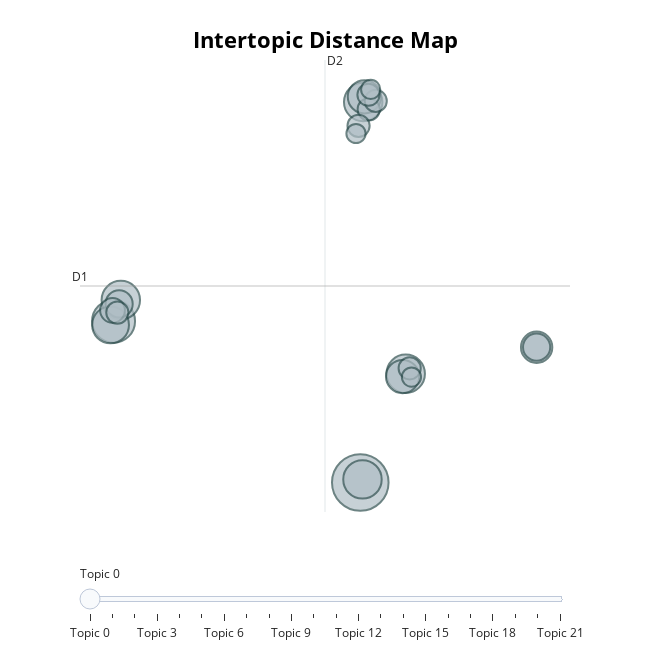

Here is the notebook cell this chart was saved with:
### Code cell
# visualize the topics
topics_fig = topic_model.visualize_topics()
topics_fig.write_html("outputs/topic_overview.html")
topics_fig

### Figure 1 — Plotly figure (JSON) as saved in the notebook; plotly's stock layout.template omitted (floating-point values rounded to 4 significant figures)
{"data": [{"customdata": [[0, "world | new | people | years | american", 26], [1, "states | united | government | public | congress", 15], [2, "world | nations | peace | soviet | economic", 12], [3, "government | states | united | public | congress", 12], [4, "government | states | united | year | law", 12], [5, "america | american | americans | people | tonight", 12], [6, "government | work | public | congress | great", 11], [7, "national | government | federal | congress | public", 9], [8, "states | government | united | constitution | congress", 9], [9, "america | jobs | americans | new | people", 8], [10, "states | congress | government | united | public", 6], [11, "people | children | new | americans | help", 6], [12, "bank | public | states | country | government", 5], [13, "public | government | states | lands | general", 4], [14, "information | provision | public | united | proper", 4], [15, "government | states | united | year | congress", 4], [16, "world | economic | program | federal | nations", 4], [17, "states | government | united | constitution | congress", 4], [18, "united | treaty | states | spain | year", 4], [19, "years | peace | america | new | year", 3], [20, "states | statute | government | united | law", 3], [21, "congress | year | states | june | fiscal", 3]], "hovertemplate": "<b>Topic %{customdata[0]}</b><br>%{customdata[1]}<br>Size: %{customdata[2]}", "legendgroup": "", "marker": {"color": "#B0BEC5", "line": {"color": "DarkSlateGrey", "width": 2}, "size": [26, 15, 12, 12, 12, 12, 11, 9, 9, 8, 6, 6, 5, 4, 4, 4, 4, 4, 4, 3, 3, 3], "sizemode": "area", "sizeref": 0.01625, "symbol": "circle"}, "mode": "markers", "name": "", "orientation": "v", "showlegend": false, "type": "scatter", "x": [3.379, -14.71, 6.71, -14.18, 3.594, 3.54, -14.93, 6.482, 3.682, 16.31, -14.3, 16.31, -14.78, -14.43, 3.998, 4.511, 7.001, 3.98, 3.253, 7.132, 4.143, 3.066], "xaxis": "x", "y": [-10.26, -1.85, -4.592, -0.7487, 9.581, -10.1, -2.044, -4.738, 9.855, -3.206, -0.9489, -3.206, -1.283, -1.403, 9.197, 9.639, -4.308, 9.962, 8.34, -4.765, 10.24, 7.941], "yaxis": "y"}], "layout": {"annotations": [{"showarrow": false, "text": "D1", "x": -17.17, "y": -0.01405, "yshift": 10}, {"showarrow": false, "text": "D2", "x": 0.7928, "xshift": 10, "y": 11.78}], "height": 650, "hoverlabel": {"bgcolor": "white", "font": {"family": "Rockwell", "size": 16}}, "legend": {"itemsizing": "constant", "tracegroupgap": 0}, "margin": {"t": 60}, "shapes": [{"line": {"color": "#CFD8DC", "width": 2}, "type": "line", "x0": 0.7928, "x1": 0.7928, "y0": -11.8, "y1": 11.78}, {"line": {"color": "#9E9E9E", "width": 2}, "type": "line", "x0": -17.17, "x1": 18.76, "y0": -0.01405, "y1": -0.01405}], "sliders": [{"active": 0, "pad": {"t": 50}, "steps": [{"args": [{"marker.color": [["red", "#B0BEC5", "#B0BEC5", "#B0BEC5", "#B0BEC5", "#B0BEC5", "#B0BEC5", "#B0BEC5", "#B0BEC5", "#B0BEC5", "#B0BEC5", "#B0BEC5", "#B0BEC5", "#B0BEC5", "#B0BEC5", "#B0BEC5", "#B0BEC5", "#B0BEC5", "#B0BEC5", "#B0BEC5", "#B0BEC5", "#B0BEC5"]]}], "label": "Topic 0", "method": "update"}, {"args": [{"marker.color": [["#B0BEC5", "red", "#B0BEC5", "#B0BEC5", "#B0BEC5", "#B0BEC5", "#B0BEC5", "#B0BEC5", "#B0BEC5", "#B0BEC5", "#B0BEC5", "#B0BEC5", "#B0BEC5", "#B0BEC5", "#B0BEC5", "#B0BEC5", "#B0BEC5", "#B0BEC5", "#B0BEC5", "#B0BEC5", "#B0BEC5", "#B0BEC5"]]}], "label": "Topic 1", "method": "update"}, {"args": [{"marker.color": [["#B0BEC5", "#B0BEC5", "red", "#B0BEC5", "#B0BEC5", "#B0BEC5", "#B0BEC5", "#B0BEC5", "#B0BEC5", "#B0BEC5", "#B0BEC5", "#B0BEC5", "#B0BEC5", "#B0BEC5", "#B0BEC5", "#B0BEC5", "#B0BEC5", "#B0BEC5", "#B0BEC5", "#B0BEC5", "#B0BEC5", "#B0BEC5"]]}], "label": "Topic 2", "method": "update"}, {"args": [{"marker.color": [["#B0BEC5", "#B0BEC5", "#B0BEC5", "red", "#B0BEC5", "#B0BEC5", "#B0BEC5", "#B0BEC5", "#B0BEC5", "#B0BEC5", "#B0BEC5", "#B0BEC5", "#B0BEC5", "#B0BEC5", "#B0BEC5", "#B0BEC5", "#B0BEC5", "#B0BEC5", "#B0BEC5", "#B0BEC5", "#B0BEC5", "#B0BEC5"]]}], "label": "Topic 3", "method": "update"}, {"args": [{"marker.color": [["#B0BEC5", "#B0BEC5", "#B0BEC5", "#B0BEC5", "red", "#B0BEC5", "#B0BEC5", "#B0BEC5", "#B0BEC5", "#B0BEC5", "#B0BEC5", "#B0BEC5", "#B0BEC5", "#B0BEC5", "#B0BEC5", "#B0BEC5", "#B0BEC5", "#B0BEC5", "#B0BEC5", "#B0BEC5", "#B0BEC5", "#B0BEC5"]]}], "label": "Topic 4", "method": "update"}, {"args": [{"marker.color": [["#B0BEC5", "#B0BEC5", "#B0BEC5", "#B0BEC5", "#B0BEC5", "red", "#B0BEC5", "#B0BEC5", "#B0BEC5", "#B0BEC5", "#B0BEC5", "#B0BEC5", "#B0BEC5", "#B0BEC5", "#B0BEC5", "#B0BEC5", "#B0BEC5", "#B0BEC5", "#B0BEC5", "#B0BEC5", "#B0BEC5", "#B0BEC5"]]}], "label": "Topic 5", "method": "update"}, {"args": [{"marker.color": [["#B0BEC5", "#B0BEC5", "#B0BEC5", "#B0BEC5", "#B0BEC5", "#B0BEC5", "red", "#B0BEC5", "#B0BEC5", "#B0BEC5", "#B0BEC5", "#B0BEC5", "#B0BEC5", "#B0BEC5", "#B0BEC5", "#B0BEC5", "#B0BEC5", "#B0BEC5", "#B0BEC5", "#B0BEC5", "#B0BEC5", "#B0BEC5"]]}], "label": "Topic 6", "method": "update"}, {"args": [{"marker.color": [["#B0BEC5", "#B0BEC5", "#B0BEC5", "#B0BEC5", "#B0BEC5", "#B0BEC5", "#B0BEC5", "red", "#B0BEC5", "#B0BEC5", "#B0BEC5", "#B0BEC5", "#B0BEC5", "#B0BEC5", "#B0BEC5", "#B0BEC5", "#B0BEC5", "#B0BEC5", "#B0BEC5", "#B0BEC5", "#B0BEC5", "#B0BEC5"]]}], "label": "Topic 7", "method": "update"}, {"args": [{"marker.color": [["#B0BEC5", "#B0BEC5", "#B0BEC5", "#B0BEC5", "#B0BEC5", "#B0BEC5", "#B0BEC5", "#B0BEC5", "red", "#B0BEC5", "#B0BEC5", "#B0BEC5", "#B0BEC5", "#B0BEC5", "#B0BEC5", "#B0BEC5", "#B0BEC5", "#B0BEC5", "#B0BEC5", "#B0BEC5", "#B0BEC5", "#B0BEC5"]]}], "label": "Topic 8", "method": "update"}, {"args": [{"marker.color": [["#B0BEC5", "#B0BEC5", "#B0BEC5", "#B0BEC5", "#B0BEC5", "#B0BEC5", "#B0BEC5", "#B0BEC5", "#B0BEC5", "red", "#B0BEC5", "#B0BEC5", "#B0BEC5", "#B0BEC5", "#B0BEC5", "#B0BEC5", "#B0BEC5", "#B0BEC5", "#B0BEC5", "#B0BEC5", "#B0BEC5", "#B0BEC5"]]}], "label": "Topic 9", "method": "update"}, {"args": [{"marker.color": [["#B0BEC5", "#B0BEC5", "#B0BEC5", "#B0BEC5", "#B0BEC5", "#B0BEC5", "#B0BEC5", "#B0BEC5", "#B0BEC5", "#B0BEC5", "red", "#B0BEC5", "#B0BEC5", "#B0BEC5", "#B0BEC5", "#B0BEC5", "#B0BEC5", "#B0BEC5", "#B0BEC5", "#B0BEC5", "#B0BEC5", "#B0BEC5"]]}], "label": "Topic 10", "method": "update"}, {"args": [{"marker.color": [["#B0BEC5", "#B0BEC5", "#B0BEC5", "#B0BEC5", "#B0BEC5", "#B0BEC5", "#B0BEC5", "#B0BEC5", "#B0BEC5", "#B0BEC5", "#B0BEC5", "red", "#B0BEC5", "#B0BEC5", "#B0BEC5", "#B0BEC5", "#B0BEC5", "#B0BEC5", "#B0BEC5", "#B0BEC5", "#B0BEC5", "#B0BEC5"]]}], "label": "Topic 11", "method": "update"}, {"args": [{"marker.color": [["#B0BEC5", "#B0BEC5", "#B0BEC5", "#B0BEC5", "#B0BEC5", "#B0BEC5", "#B0BEC5", "#B0BEC5", "#B0BEC5", "#B0BEC5", "#B0BEC5", "#B0BEC5", "red", "#B0BEC5", "#B0BEC5", "#B0BEC5", "#B0BEC5", "#B0BEC5", "#B0BEC5", "#B0BEC5", "#B0BEC5", "#B0BEC5"]]}], "label": "Topic 12", "method": "update"}, {"args": [{"marker.color": [["#B0BEC5", "#B0BEC5", "#B0BEC5", "#B0BEC5", "#B0BEC5", "#B0BEC5", "#B0BEC5", "#B0BEC5", "#B0BEC5", "#B0BEC5", "#B0BEC5", "#B0BEC5", "#B0BEC5", "red", "#B0BEC5", "#B0BEC5", "#B0BEC5", "#B0BEC5", "#B0BEC5", "#B0BEC5", "#B0BEC5", "#B0BEC5"]]}], "label": "Topic 13", "method": "update"}, {"args": [{"marker.color": [["#B0BEC5", "#B0BEC5", "#B0BEC5", "#B0BEC5", "#B0BEC5", "#B0BEC5", "#B0BEC5", "#B0BEC5", "#B0BEC5", "#B0BEC5", "#B0BEC5", "#B0BEC5", "#B0BEC5", "#B0BEC5", "red", "#B0BEC5", "#B0BEC5", "#B0BEC5", "#B0BEC5", "#B0BEC5", "#B0BEC5", "#B0BEC5"]]}], "label": "Topic 14", "method": "update"}, {"args": [{"marker.color": [["#B0BEC5", "#B0BEC5", "#B0BEC5", "#B0BEC5", "#B0BEC5", "#B0BEC5", "#B0BEC5", "#B0BEC5", "#B0BEC5", "#B0BEC5", "#B0BEC5", "#B0BEC5", "#B0BEC5", "#B0BEC5", "#B0BEC5", "red", "#B0BEC5", "#B0BEC5", "#B0BEC5", "#B0BEC5", "#B0BEC5", "#B0BEC5"]]}], "label": "Topic 15", "method": "update"}, {"args": [{"marker.color": [["#B0BEC5", "#B0BEC5", "#B0BEC5", "#B0BEC5", "#B0BEC5", "#B0BEC5", "#B0BEC5", "#B0BEC5", "#B0BEC5", "#B0BEC5", "#B0BEC5", "#B0BEC5", "#B0BEC5", "#B0BEC5", "#B0BEC5", "#B0BEC5", "red", "#B0BEC5", "#B0BEC5", "#B0BEC5", "#B0BEC5", "#B0BEC5"]]}], "label": "Topic 16", "method": "update"}, {"args": [{"marker.color": [["#B0BEC5", "#B0BEC5", "#B0BEC5", "#B0BEC5", "#B0BEC5", "#B0BEC5", "#B0BEC5", "#B0BEC5", "#B0BEC5", "#B0BEC5", "#B0BEC5", "#B0BEC5", "#B0BEC5", "#B0BEC5", "#B0BEC5", "#B0BEC5", "#B0BEC5", "red", "#B0BEC5", "#B0BEC5", "#B0BEC5", "#B0BEC5"]]}], "label": "Topic 17", "method": "update"}, {"args": [{"marker.color": [["#B0BEC5", "#B0BEC5", "#B0BEC5", "#B0BEC5", "#B0BEC5", "#B0BEC5", "#B0BEC5", "#B0BEC5", "#B0BEC5", "#B0BEC5", "#B0BEC5", "#B0BEC5", "#B0BEC5", "#B0BEC5", "#B0BEC5", "#B0BEC5", "#B0BEC5", "#B0BEC5", "red", "#B0BEC5", "#B0BEC5", "#B0BEC5"]]}], "label": "Topic 18", "method": "update"}, {"args": [{"marker.color": [["#B0BEC5", "#B0BEC5", "#B0BEC5", "#B0BEC5", "#B0BEC5", "#B0BEC5", "#B0BEC5", "#B0BEC5", "#B0BEC5", "#B0BEC5", "#B0BEC5", "#B0BEC5", "#B0BEC5", "#B0BEC5", "#B0BEC5", "#B0BEC5", "#B0BEC5", "#B0BEC5", "#B0BEC5", "red", "#B0BEC5", "#B0BEC5"]]}], "label": "Topic 19", "method": "update"}, {"args": [{"marker.color": [["#B0BEC5", "#B0BEC5", "#B0BEC5", "#B0BEC5", "#B0BEC5", "#B0BEC5", "#B0BEC5", "#B0BEC5", "#B0BEC5", "#B0BEC5", "#B0BEC5", "#B0BEC5", "#B0BEC5", "#B0BEC5", "#B0BEC5", "#B0BEC5", "#B0BEC5", "#B0BEC5", "#B0BEC5", "#B0BEC5", "red", "#B0BEC5"]]}], "label": "Topic 20", "method": "update"}, {"args": [{"marker.color": [["#B0BEC5", "#B0BEC5", "#B0BEC5", "#B0BEC5", "#B0BEC5", "#B0BEC5", "#B0BEC5", "#B0BEC5", "#B0BEC5", "#B0BEC5", "#B0BEC5", "#B0BEC5", "#B0BEC5", "#B0BEC5", "#B0BEC5", "#B0BEC5", "#B0BEC5", "#B0BEC5", "#B0BEC5", "#B0BEC5", "#B0BEC5", "red"]]}], "label": "Topic 21", "method": "update"}]}], "title": {"font": {"color": "Black", "size": 22}, "text": "<b>Intertopic Distance Map</b>", "x": 0.5, "xanchor": "center", "y": 0.95, "yanchor": "top"}, "width": 650, "xaxis": {"anchor": "y", "domain": [0, 1], "range": [-17.17, 18.76], "title": {"text": ""}, "visible": false}, "yaxis": {"anchor": "x", "domain": [0, 1], "range": [-11.8, 11.78], "title": {"text": ""}, "visible": false}}}
